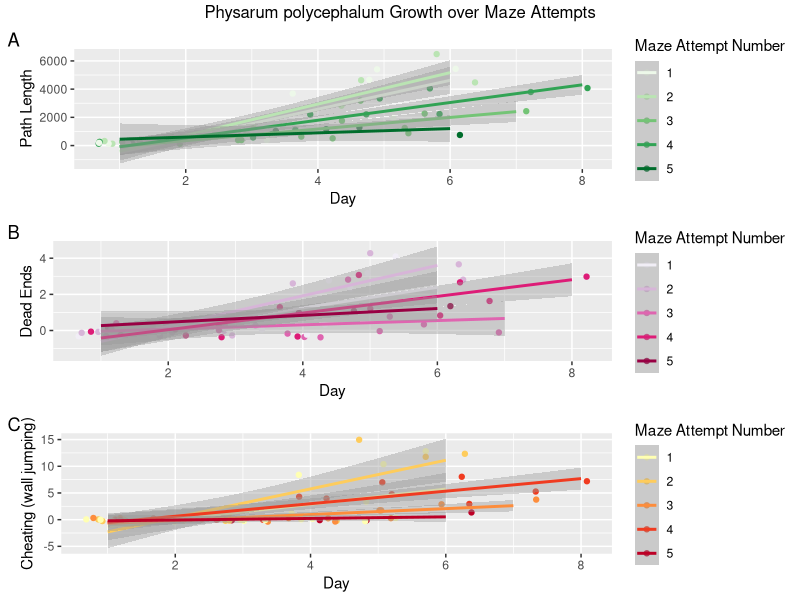
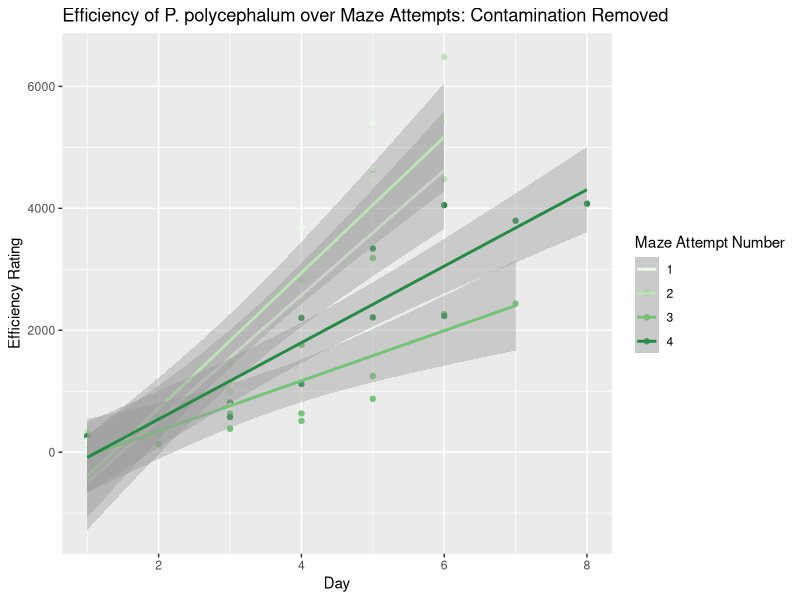
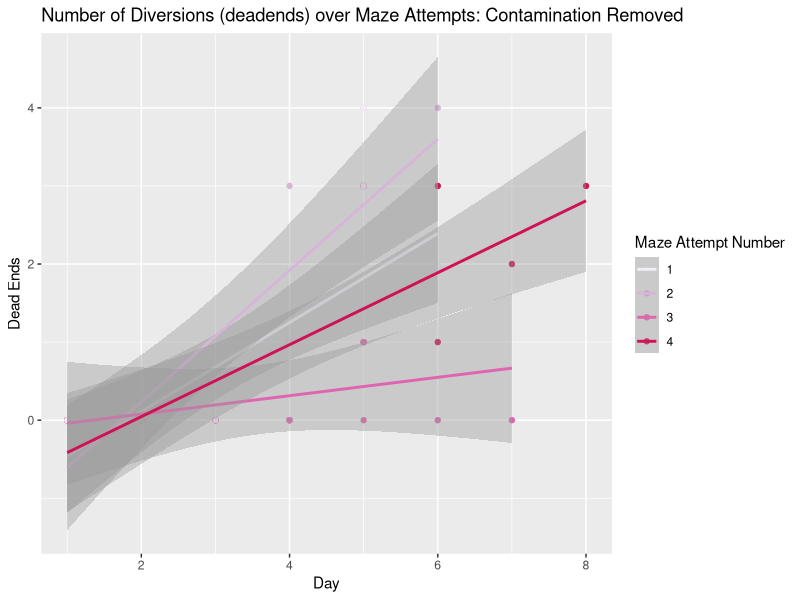
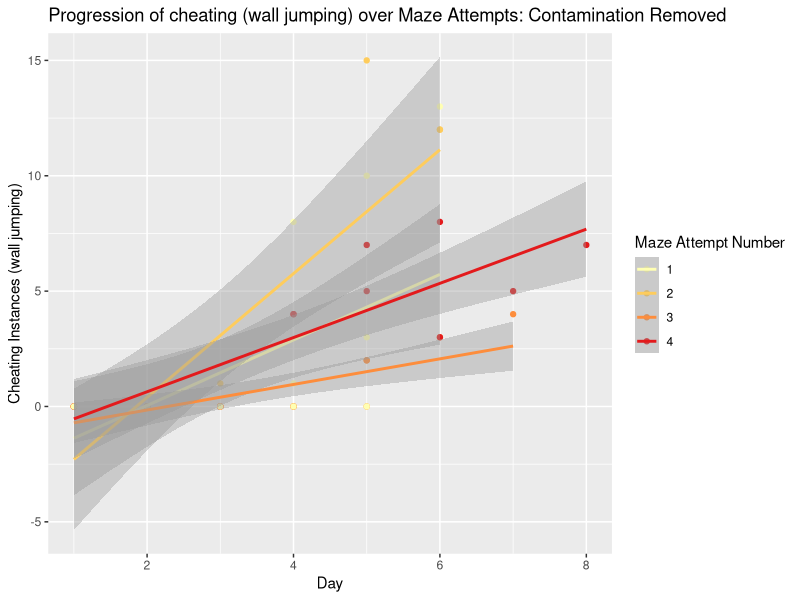

Source code (R) for these figures, in order:
#Investigating slime mold (Physarum polycephalum) memory through maze solving ability
#Undergraduate Honors Thesis, Lane Birusingh Tellegen
#Annotated Statistical Analysis 


#Install all necessary packages
install.packages("nlme")
install.packages("ggplot2")
install.packages("tidyr")
install.packages("dplyr")
install.packages("RColorBrewer")

#Add packages to library
library(nlme)
library(ggplot2)
library(tidyr)
library(dplyr)
library(RColorBrewer)


#Creating working directory
rawdata2 <- read.csv("Data2_v2.csv")

#creating a new column, turning RunNum (maze attempt number) into a factor
rawdata2$RunNumFac<-factor(rawdata2$RunNum)
rawdata2$CONTAMFac<-factor(rawdata2$CONTAM)

#This is what we did together during office hours-----

#linear regression model with randomization (randomizing for group, run number is nested in Group)
#lloking at how progression of Efficiency Rating (dependent variable) changes over maze run attempts (independent variable)
#Expected results: as maze run number increases, ER should climb less rapidly 
#(ie the mold is more 'precise', ends with a lower efficiency rating, which means it is MORE EFFICIENT)

options(contrasts=c("contr.helmert","contr.poly"))
ERmodelfac<-lme(ER~RunNumFac*Day, correlation=corAR1(form=~Day|Group/RunNumFac), random=~1|Group,data=rawdata2)
summary(ERmodelfac)
anova(ERmodelfac,type="marginal")
#Significant

#Graph of how efficiency rating changes over maze attempts 
ERPlot<- ggplot(rawdata2,aes(x=Day, y=ER, color=RunNumFac))+
  geom_jitter()+
  labs(x="Day", y="Path Length", color="Maze Attempt Number", tag= "A")+
  geom_smooth(method = "lm")+
  scale_color_brewer(palette = "Greens")

#Repeat with diversions as the dependent variable 
#diversions are growth down dead-end paths
options(contrasts=c("contr.helmert","contr.poly"))
DIVmodelfac<-lme(DIV~RunNumFac*Day, correlation=corAR1(form=~Day|Group/RunNumFac), random=~1|Group,data=rawdata2)
summary(DIVmodelfac)
anova(DIVmodelfac,type="marginal")
#Significant

DIVPlot<- ggplot(rawdata2,aes(x=Day, y=DIV, color=RunNumFac))+
  geom_jitter()+
  labs(x="Day", y="Dead Ends", color="Maze Attempt Number", tag = "B")+
  geom_smooth(method = "lm")+
  scale_color_brewer(palette = "PuRd")

#repeat with cheating as dependent variable
#cheating is growth over maze walls
options(contrasts=c("contr.helmert","contr.poly"))
CHTmodelfac<-lme(CHT~RunNumFac*Day, correlation=corAR1(form=~Day|Group/RunNumFac), random=~1|Group,data=rawdata2)
summary(CHTmodelfac)
anova(CHTmodelfac,type="marginal")
#Significant

CHTPlot<- ggplot(rawdata2,aes(x=Day, y=CHT, color=RunNumFac))+
  geom_jitter()+
  labs(x="Day", y="Cheating (wall jumping)", color="Maze Attempt Number", tag ="C")+
  geom_smooth(method = "lm")+
  scale_color_brewer(palette = "YlOrRd")


#creating a combined figure 

install.packages("gridExtra")
library(gridExtra)

grid.arrange(ERPlot, DIVPlot, CHTPlot,
  top= "Physarum polycephalum Growth over Maze Attempts",
  nrow=3)


#Remove contaminated plates from the data set and repeat statistics
#This is to identify if the contaminated plates have a significant effect on the statistical results
#see appendix of manuscript for more information


#Linear Regression Models without contaminated plates

puredatall<-rawdata2[!rawdata2$CONTAM == "1", ]
puredatall<-rawdata2[!rawdata2$RunNumFac == "5", ]


#ER

options(contrasts=c("contr.helmert","contr.poly"))
CERmodelfac<-lme(ER~RunNumFac*Day, correlation=corAR1(form=~Day|Group/RunNumFac), random=~1|Group,data=puredatall)
summary(CERmodelfac)
anova(CERmodelfac,type="marginal")
#Significant

#Graph of how efficiency rating changes over maze attempts 
ggplot(puredatall,aes(x=Day, y=ER, color=RunNumFac))+
  geom_point()+
  ggtitle("Efficiency of P. polycephalum over Maze Attempts: Contamination Removed")+
  labs(x="Day", y="Efficiency Rating", color="Maze Attempt Number")+
  geom_smooth(method = "lm")+
  scale_color_brewer(palette = "Greens")


#DIV

options(contrasts=c("contr.helmert","contr.poly"))
CDIVmodelfac<-lme(DIV~RunNumFac*Day, correlation=corAR1(form=~Day|Group/RunNumFac), random=~1|Group,data=puredatall)
summary(CDIVmodelfac)
anova(CDIVmodelfac,type="marginal")
#Significant

ggplot(puredatall,aes(x=Day, y=DIV, color=RunNumFac))+
  geom_point()+
  ggtitle("Number of Diversions (deadends) over Maze Attempts: Contamination Removed")+
  labs(x="Day", y="Dead Ends", color="Maze Attempt Number")+
  geom_smooth(method = "lm")+
  scale_color_brewer(palette = "PuRd")


#CHT

options(contrasts=c("contr.helmert","contr.poly"))
CCHTmodelfac<-lme(CHT~RunNumFac*Day, correlation=corAR1(form=~Day|Group/RunNumFac), random=~1|Group,data=puredatall)
summary(CCHTmodelfac)
anova(CCHTmodelfac,type="marginal")
#Significant

ggplot(puredatall,aes(x=Day, y=CHT, color=RunNumFac))+
  geom_point()+
  ggtitle("Progression of cheating (wall jumping) over Maze Attempts: Contamination Removed")+
  labs(x="Day", y="Cheating Instances (wall jumping)", color="Maze Attempt Number")+
  geom_smooth(method = "lm")+
  scale_color_brewer(palette = "YlOrRd")




